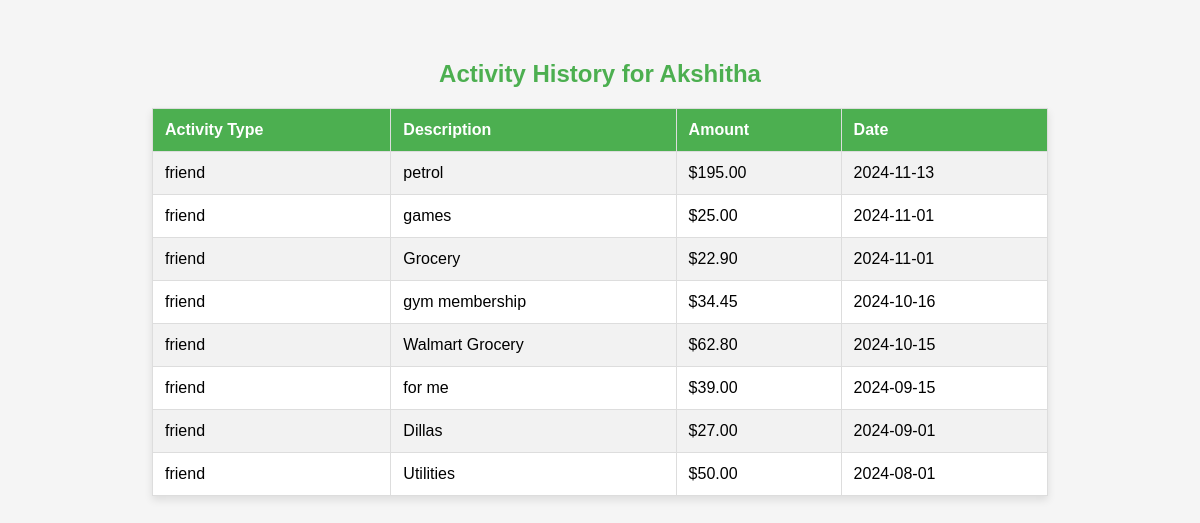
Page /user_activity (signed in) on the committed database.
### tables this page shows
CREATE TABLE expense (expenseid integer PRIMARY key AUTOINCREMENT,expensename text,creatorid INTEGER , partnerid int, total INTEGER, creatoramount integer, partneramount integer, createdon date,
FOREIGN key (creatorid) 
REFERENCES users(id),FOREIGN key(partnerid) REFERENCES users(id) );

### app.py (the view)
@app.route('/user_activity')
def user_activity():
    if 'username' not in session:
        flash("Please log in to view your activity history.", "warning")
        return redirect(url_for('login'))
    logged_in_user = session.get('username')
    conn = sqlite3.connect(db_path)
    cursor = conn.cursor()
    cursor.execute('SELECT id FROM users WHERE name = ?', (logged_in_user,))
    user_id_result = cursor.fetchone()
    user_id = user_id_result[0] if user_id_result else None
    if not user_id:
        flash("User not found", "danger")
        return redirect(url_for('login'))
    print(f"Logged in user: {logged_in_user}, user_id: {user_id}")
    cursor.execute('''
        SELECT 'friend' AS activity_type,
               expensename AS description,
               total/2 AS user_share,
               createdon AS date
        FROM expense
        WHERE creatorid = ? OR partnerid = ?
        ORDER BY date DESC
    ''', (user_id, user_id))
    friend_activities = cursor.fetchall()
    cursor.execute('''
        SELECT 'group' AS activity_type,
               category AS description,
               (total_amount - (total_amount / (SELECT COUNT(*) FROM members WHERE group_name = ge.group_name))) AS user_share,
               date
        FROM group_expenses ge
        WHERE group_name IN (SELECT group_name FROM members WHERE name = ?)
        ORDER BY date DESC
    ''', (logged_in_user,))
    group_activities = cursor.fetchall()
    user_activities = friend_activities + group_activities
    print(f"Combined activities: {user_activities}")
    conn.close()
    if not user_activities:
        flash("No activity history found.", "info")
    return render_template('user_activity.html', user_activities=user_activities, username=logged_in_user)

### templates/user_activity.html (shortened to what this page needs)
<!DOCTYPE html>
<html lang="en">
<head>
</head>
<body>
    <h2>Activity History for {{ username }}</h2>
    {% if user_activities %}
    <table>
        <tr>
            <th>Activity Type</th>
            <th>Description</th>
            <th>Amount</th>
            <th>Date</th>
        </tr>
        {% for activity in user_activities %}
        <tr>
            <td>{{ activity[0] }}</td>
            <td>{{ activity[1] }}</td>
            <td>${{ "%.2f"|format(activity[2] if activity[2] is not none else 0) }}</td>
            <td>{{ activity[3] }}</td>
        </tr>
        {% endfor %}
    </table>
    {% else %}
    <div class="no-activity">
        <p>No activity history found.</p>
    </div>
    {% endif %}
</body>
</html>

### templates/user_activity.html (style rules this page uses)
body { font-family: Arial, sans-serif; background-color: #f5f5f5; margin: 20px; padding: 20px; background-image: url('https://i.postimg.cc/m2Mwh4S5/background-image.webp'); background-size: cover; background-position: center; }
h2 { text-align: center; color: #4caf50; }
table { width: 80%; margin: 20px auto; border-collapse: collapse; background-color: #ffffff; box-shadow: 0 4px 8px rgba(0, 0, 0, 0.1); }
th, td { padding: 12px; border: 1px solid #dddddd; text-align: left; }
th { background-color: #4caf50; color: white; }
tr:nth-child(even) { background-color: #f2f2f2; }

### rows in the picture
expense: activity "friend", expensename "petrol", activity "195.00", createdon "2024-11-13"
expense: activity "friend", expensename "games", activity "25.00", createdon "2024-11-01"
expense: activity "friend", expensename "Grocery", activity "22.90", createdon "2024-11-01"
expense: activity "friend", expensename "gym membership", activity "34.45", createdon "2024-10-16"
expense: activity "friend", expensename "Walmart Grocery", activity "62.80", createdon "2024-10-15"
expense: activity "friend", expensename "for me", activity "39.00", createdon "2024-09-15"
expense: activity "friend", expensename "Dillas", activity "27.00", createdon "2024-09-01"
expense: activity "friend", expensename "Utilities", activity "50.00", createdon "2024-08-01"

### other values in the picture
{{ username }} "Akshitha"
